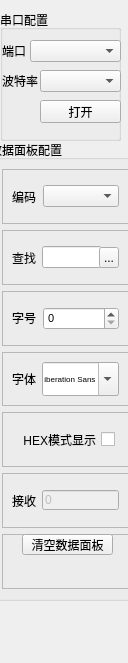
               <widget class="QWidget" name="scrollAreaWidgetContents_2">
                <property name="geometry">
                 <rect>
                  <x>0</x>
                  <y>0</y>
                  <width>128</width>
                  <height>663</height>
                 </rect>
                </property>
                <widget class="QGroupBox" name="groupBox_4">
                 <property name="geometry">
                  <rect>
                   <x>0</x>
                   <y>10</y>
                   <width>121</width>
                   <height>131</height>
                  </rect>
                 </property>
                 <property name="title">
                  <string>串口配置</string>
                 </property>
                 <widget class="QPushButton" name="b_open_serial">
                  <property name="geometry">
                   <rect>
                    <x>40</x>
                    <y>90</y>
                    <width>81</width>
                    <height>23</height>
                   </rect>
                  </property>
                  <property name="font">
                   <font>
                    <pointsize>9</pointsize>
                   </font>
                  </property>
                  <property name="text">
                   <string>打开</string>
                  </property>
                 </widget>
                 <widget class="QComboBox" name="serial_port">
                  <property name="geometry">
                   <rect>
                    <x>30</x>
                    <y>30</y>
                    <width>91</width>
                    <height>22</height>
                   </rect>
                  </property>
                  <property name="font">
                   <font>
                    <pointsize>8</pointsize>
                   </font>
                  </property>
                 </widget>
                 <widget class="QLabel" name="label_2">
                  <property name="geometry">
                   <rect>
                    <x>2</x>
                    <y>30</y>
                    <width>31</width>
                    <height>22</height>
                   </rect>
                  </property>
                  <property name="font">
                   <font>
                    <pointsize>9</pointsize>
                   </font>
                  </property>
                  <property name="text">
                   <string>端口</string>
                  </property>
                  <property name="buddy">
                   <cstring>serial_port</cstring>
                  </property>
                 </widget>
                 <widget class="QComboBox" name="baudrate">
                  <property name="geometry">
                   <rect>
                    <x>40</x>
                    <y>60</y>
                    <width>81</width>
                    <height>22</height>
                   </rect>
                  </property>
                  <property name="font">
                   <font>
                    <pointsize>8</pointsize>
                   </font>
                  </property>
                 </widget>
                 <widget class="QLabel" name="label_3">
                  <property name="geometry">
                   <rect>
                    <x>2</x>
                    <y>60</y>
                    <width>41</width>
                    <height>22</height>
                   </rect>
                  </property>
                  <property name="font">
                   <font>
                    <pointsize>9</pointsize>
                   </font>
                  </property>
                  <property name="text">
                   <string>波特率</string>
                  </property>
                  <property name="buddy">
                   <cstring>baudrate</cstring>
                  </property>
                 </widget>
                </widget>
                <widget class="QGroupBox" name="groupBox_7">
                 <property name="geometry">
                  <rect>
                   <x>-10</x>
                   <y>140</y>
                   <width>151</width>
                   <height>461</height>
                  </rect>
                 </property>
                 <property name="title">
                  <string>数据面板配置</string>
                 </property>
                 <layout class="QVBoxLayout" name="verticalLayout_18">
                  <item>
                   <widget class="QFrame" name="frame_55">
                    <property name="frameShape">
                     <enum>QFrame::StyledPanel</enum>
                    </property>
                    <property name="frameShadow">
                     <enum>QFrame::Raised</enum>
                    </property>
                    <layout class="QHBoxLayout" name="horizontalLayout_42">
                     <item>
                      <widget class="QLabel" name="label_16">
                       <property name="minimumSize">
                        <size>
                         <width>0</width>
                         <height>20</height>
                        </size>
                       </property>
                       <property name="maximumSize">
                        <size>
                         <width>25</width>
                         <height>16777215</height>
                        </size>
                       </property>
                       <property name="font">
                        <font>
                         <pointsize>9</pointsize>
                        </font>
                       </property>
                       <property name="text">
                        <string>编码</string>
                       </property>
                      </widget>
                     </item>
                     <item>
                      <widget class="QComboBox" name="c_display_encode">
                       <property name="minimumSize">
                        <size>
                         <width>60</width>
                         <height>20</height>
                        </size>
                       </property>
                       <property name="font">
                        <font>
                         <pointsize>6</pointsize>
                        </font>
                       </property>
                      </widget>
                     </item>
                    </layout>
                   </widget>
                  </item>
                  <item>
                   <widget class="QFrame" name="frame_54">
                    <property name="frameShape">
                     <enum>QFrame::StyledPanel</enum>
                    </property>
                    <property name="frameShadow">
                     <enum>QFrame::Raised</enum>
                    </property>
                    <layout class="QHBoxLayout" name="horizontalLayout_41">
                     <item>
                      <widget class="QLabel" name="label_10">
                       <property name="minimumSize">
                        <size>
                         <width>0</width>
                         <height>20</height>
                        </size>
                       </property>
                       <property name="maximumSize">
                        <size>
                         <width>25</width>
                         <height>16777215</height>
                        </size>
                       </property>
                       <property name="font">
                        <font>
                         <pointsize>9</pointsize>
                        </font>
                       </property>
                       <property name="text">
                        <string>查找</string>
                       </property>
                      </widget>
                     </item>
                     <item>
                      <widget class="QLineEdit" name="e_find_data">
                       <property name="minimumSize">
                        <size>
                         <width>60</width>
                         <height>20</height>
                        </size>
                       </property>
                       <property name="maximumSize">
                        <size>
                         <width>9999</width>
                         <height>16777215</height>
                        </size>
                       </property>
                       <property name="font">
                        <font>
                         <pointsize>8</pointsize>
                        </font>
                       </property>
                      </widget>
                     </item>
                     <item>
                      <widget class="QToolButton" name="b_find_text">
                       <property name="minimumSize">
                        <size>
                         <width>0</width>
                         <height>20</height>
                        </size>
                       </property>
                       <property name="maximumSize">
                        <size>
                         <width>20</width>
                         <height>16777215</height>
                        </size>
                       </property>
                       <property name="text">
                        <string>...</string>
                       </property>
                      </widget>
                     </item>
                    </layout>
                   </widget>
                  </item>
                  <item>
                   <widget class="QFrame" name="frame_57">
                    <property name="frameShape">
                     <enum>QFrame::StyledPanel</enum>
                    </property>
                    <property name="frameShadow">
                     <enum>QFrame::Raised</enum>
                    </property>
                    <layout class="QHBoxLayout" name="horizontalLayout_44">
                     <item>
                      <widget class="QLabel" name="label_9">
                       <property name="sizePolicy">
                        <sizepolicy hsizetype="Minimum" vsizetype="Preferred">
                         <horstretch>0</horstretch>
                         <verstretch>0</verstretch>
                        </sizepolicy>
                       </property>
                       <property name="minimumSize">
                        <size>
                         <width>0</width>
                         <height>20</height>
                        </size>
                       </property>
                       <property name="maximumSize">
                        <size>
                         <width>25</width>
                         <height>20</height>
                        </size>
                       </property>
                       <property name="font">
                        <font>
                         <pointsize>9</pointsize>
                        </font>
                       </property>
                       <property name="layoutDirection">
                        <enum>Qt::RightToLeft</enum>
                       </property>
                       <property name="text">
                        <string>字号</string>
                       </property>
                      </widget>
                     </item>
                     <item>
                      <widget class="QSpinBox" name="c_font_size">
                       <property name="minimumSize">
                        <size>
                         <width>40</width>
                         <height>20</height>
                        </size>
                       </property>
                       <property name="maximumSize">
                        <size>
                         <width>100</width>
                         <height>16777215</height>
                        </size>
                       </property>
                       <property name="font">
                        <font>
                         <pointsize>8</pointsize>
                        </font>
                       </property>
                      </widget>
                     </item>
                    </layout>
                   </widget>
                  </item>
                  <item>
                   <widget class="QFrame" name="frame_58">
                    <property name="frameShape">
                     <enum>QFrame::StyledPanel</enum>
                    </property>
                    <property name="frameShadow">
                     <enum>QFrame::Raised</enum>
                    </property>
                    <layout class="QHBoxLayout" name="horizontalLayout_45">
                     <item>
                      <widget class="QLabel" name="label_17">
                       <property name="minimumSize">
                        <size>
                         <width>0</width>
                         <height>20</height>
                        </size>
                       </property>
                       <property name="maximumSize">
                        <size>
                         <width>35</width>
                         <height>16777215</height>
                        </size>
                       </property>
                       <property name="text">
                        <string>字体</string>
                       </property>
                      </widget>
                     </item>
                     <item>
                      <widget class="QFontComboBox" name="c_display_font">
                       <property name="minimumSize">
                        <size>
                         <width>50</width>
                         <height>20</height>
                        </size>
                       </property>
                       <property name="maximumSize">
                        <size>
                         <width>100</width>
                         <height>40</height>
                        </size>
                       </property>
                       <property name="font">
                        <font>
                         <pointsize>6</pointsize>
                        </font>
                       </property>
                      </widget>
                     </item>
                    </layout>
                   </widget>
                  </item>
                  <item>
                   <widget class="QFrame" name="frame_59">
                    <property name="frameShape">
                     <enum>QFrame::StyledPanel</enum>
                    </property>
                    <property name="frameShadow">
                     <enum>QFrame::Raised</enum>
                    </property>
                    <layout class="QHBoxLayout" name="horizontalLayout_46">
                     <item>
                      <widget class="QCheckBox" name="c_hex_show">
                       <property name="minimumSize">
                        <size>
                         <width>0</width>
                         <height>20</height>
                        </size>
                       </property>
                       <property name="maximumSize">
                        <size>
                         <width>100</width>
                         <height>40</height>
                        </size>
                       </property>
                       <property name="font">
                        <font>
                         <pointsize>9</pointsize>
                        </font>
                       </property>
                       <property name="layoutDirection">
                        <enum>Qt::RightToLeft</enum>
                       </property>
                       <property name="text">
                        <string>HEX模式显示</string>
                       </property>
                      </widget>
                     </item>
                    </layout>
                   </widget>
                  </item>
                  <item>
                   <widget class="QFrame" name="frame_56">
                    <property name="frameShape">
                     <enum>QFrame::StyledPanel</enum>
                    </property>
                    <property name="frameShadow">
                     <enum>QFrame::Raised</enum>
                    </property>
                    <layout class="QHBoxLayout" name="horizontalLayout_43">
                     <item>
                      <widget class="QLabel" name="label_7">
                       <property name="minimumSize">
                        <size>
                         <width>0</width>
                         <height>20</height>
                        </size>
                       </property>
                       <property name="maximumSize">
                        <size>
                         <width>25</width>
                         <height>16777215</height>
                        </size>
                       </property>
                       <property name="font">
                        <font>
                         <pointsize>9</pointsize>
                        </font>
                       </property>
                       <property name="text">
                        <string>接收</string>
                       </property>
                      </widget>
                     </item>
                     <item>
                      <widget class="QLineEdit" name="e_recv_len">
                       <property name="enabled">
                        <bool>false</bool>
                       </property>
                       <property name="minimumSize">
                        <size>
                         <width>0</width>
                         <height>20</height>
                        </size>
                       </property>
                       <property name="maximumSize">
                        <size>
                         <width>100</width>
                         <height>20</height>
                        </size>
                       </property>
                       <property name="layoutDirection">
                        <enum>Qt::RightToLeft</enum>
                       </property>
                       <property name="text">
                        <string>0</string>
                       </property>
                      </widget>
                     </item>
                    </layout>
                   </widget>
                  </item>
                  <item>
                   <widget class="QFrame" name="frame_3">
                    <property name="frameShape">
                     <enum>QFrame::StyledPanel</enum>
                    </property>
                    <property name="frameShadow">
                     <enum>QFrame::Raised</enum>
                    </property>
                    <widget class="QPushButton" name="b_clean_recv">
                     <property name="geometry">
                      <rect>
                       <x>20</x>
                       <y>0</y>
                       <width>91</width>
                       <height>21</height>
                      </rect>
                     </property>
                     <property name="minimumSize">
                      <size>
                       <width>0</width>
                       <height>0</height>
                      </size>
                     </property>
                     <property name="maximumSize">
                      <size>
                       <width>160000</width>
                       <height>16777215</height>
                      </size>
                     </property>
                     <property name="font">
                      <font>
                       <pointsize>9</pointsize>
                      </font>
                     </property>
                     <property name="layoutDirection">
                      <enum>Qt::LeftToRight</enum>
                     </property>
                     <property name="text">
                      <string>清空数据面板</string>
                     </property>
                    </widget>
                   </widget>
                  </item>
                 </layout>
                </widget>
               </widget>
